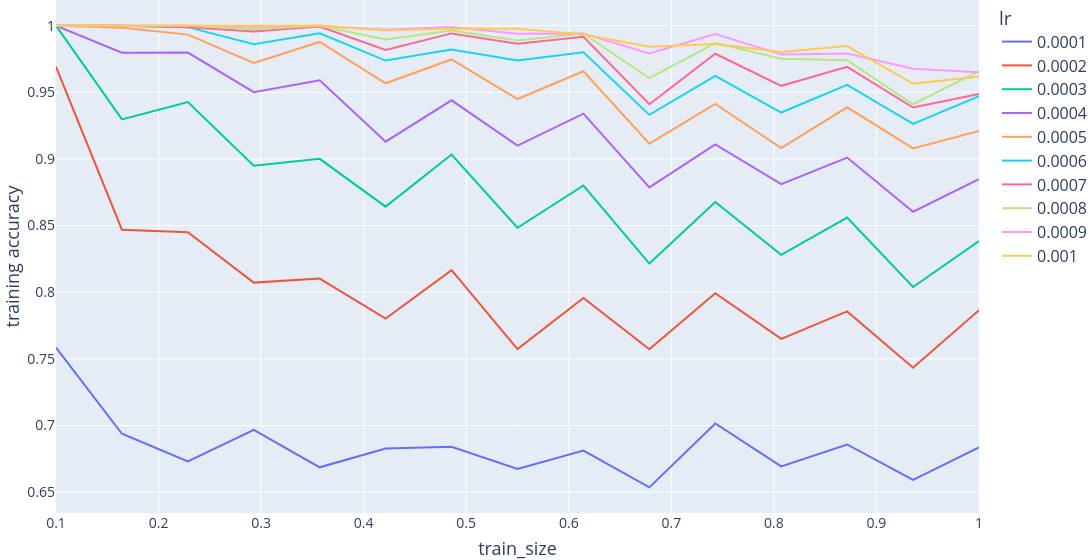
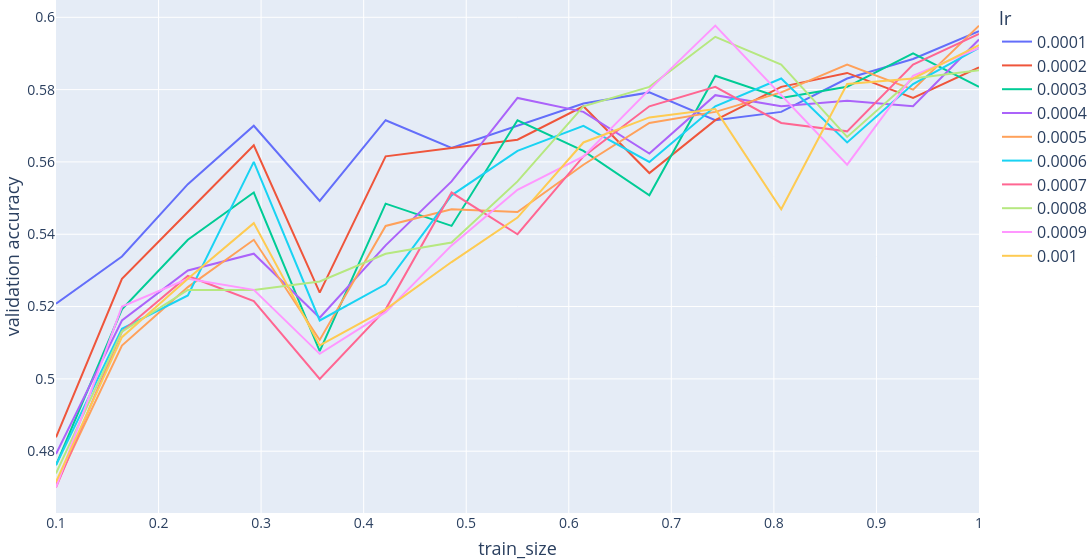

The cell these charts' notebook holds for them, in order:
### Code cell
train_and_plot_learning_curves(
    [
        NN(hidden_layer_sizes=(128, 128), lr=0.0001),
        NN(hidden_layer_sizes=(128, 128), lr=0.0002),
        NN(hidden_layer_sizes=(128, 128), lr=0.0003),
        NN(hidden_layer_sizes=(128, 128), lr=0.0004),
        NN(hidden_layer_sizes=(128, 128), lr=0.0005),
        NN(hidden_layer_sizes=(128, 128), lr=0.0006),
        NN(hidden_layer_sizes=(128, 128), lr=0.0007),
        NN(hidden_layer_sizes=(128, 128), lr=0.0008),
        NN(hidden_layer_sizes=(128, 128), lr=0.0009),
        NN(hidden_layer_sizes=(128, 128), lr=0.001),
    ],
    wine_X_tr,
    wine_y_tr,
    wine_X_val,
    wine_y_val,
    seed,
    "lr"
)

### Figure 1 — Plotly figure (JSON) as saved in the notebook; plotly's stock layout.template omitted (floating-point values rounded to 4 significant figures)
{"data": [{"hovertemplate": "lr=0.0001<br>train_size=%{x}<br>training accuracy=%{y}<extra></extra>", "legendgroup": "0.0001", "line": {"color": "#636efa", "dash": "solid"}, "marker": {"symbol": "circle"}, "mode": "lines", "name": "0.0001", "orientation": "v", "showlegend": true, "type": "scatter", "x": [0.1, 0.1643, 0.2286, 0.2929, 0.3571, 0.4214, 0.4857, 0.55, 0.6143, 0.6786, 0.7429, 0.8071, 0.8714, 0.9357, 1.0], "xaxis": "x", "y": [0.7584, 0.6937, 0.673, 0.6968, 0.6686, 0.6827, 0.6839, 0.6673, 0.6812, 0.6536, 0.7015, 0.6693, 0.6857, 0.6591, 0.6836], "yaxis": "y"}, {"hovertemplate": "lr=0.0002<br>train_size=%{x}<br>training accuracy=%{y}<extra></extra>", "legendgroup": "0.0002", "line": {"color": "#EF553B", "dash": "solid"}, "marker": {"symbol": "circle"}, "mode": "lines", "name": "0.0002", "orientation": "v", "showlegend": true, "type": "scatter", "x": [0.1, 0.1643, 0.2286, 0.2929, 0.3571, 0.4214, 0.4857, 0.55, 0.6143, 0.6786, 0.7429, 0.8071, 0.8714, 0.9357, 1.0], "xaxis": "x", "y": [0.9692, 0.8469, 0.8449, 0.8072, 0.8102, 0.7801, 0.8166, 0.7573, 0.7957, 0.7572, 0.7992, 0.765, 0.7856, 0.7433, 0.7865], "yaxis": "y"}, {"hovertemplate": "lr=0.0003<br>train_size=%{x}<br>training accuracy=%{y}<extra></extra>", "legendgroup": "0.0003", "line": {"color": "#00cc96", "dash": "solid"}, "marker": {"symbol": "circle"}, "mode": "lines", "name": "0.0003", "orientation": "v", "showlegend": true, "type": "scatter", "x": [0.1, 0.1643, 0.2286, 0.2929, 0.3571, 0.4214, 0.4857, 0.55, 0.6143, 0.6786, 0.7429, 0.8071, 0.8714, 0.9357, 1.0], "xaxis": "x", "y": [1.0, 0.9297, 0.9427, 0.8948, 0.9001, 0.8642, 0.9033, 0.8483, 0.8801, 0.8215, 0.8677, 0.828, 0.856, 0.8039, 0.8383], "yaxis": "y"}, {"hovertemplate": "lr=0.0004<br>train_size=%{x}<br>training accuracy=%{y}<extra></extra>", "legendgroup": "0.0004", "line": {"color": "#ab63fa", "dash": "solid"}, "marker": {"symbol": "circle"}, "mode": "lines", "name": "0.0004", "orientation": "v", "showlegend": true, "type": "scatter", "x": [0.1, 0.1643, 0.2286, 0.2929, 0.3571, 0.4214, 0.4857, 0.55, 0.6143, 0.6786, 0.7429, 0.8071, 0.8714, 0.9357, 1.0], "xaxis": "x", "y": [1.0, 0.9797, 0.9798, 0.95, 0.959, 0.9129, 0.944, 0.9099, 0.934, 0.8786, 0.9109, 0.8811, 0.901, 0.8604, 0.8848], "yaxis": "y"}, {"hovertemplate": "lr=0.0005<br>train_size=%{x}<br>training accuracy=%{y}<extra></extra>", "legendgroup": "0.0005", "line": {"color": "#FFA15A", "dash": "solid"}, "marker": {"symbol": "circle"}, "mode": "lines", "name": "0.0005", "orientation": "v", "showlegend": true, "type": "scatter", "x": [0.1, 0.1643, 0.2286, 0.2929, 0.3571, 0.4214, 0.4857, 0.55, 0.6143, 0.6786, 0.7429, 0.8071, 0.8714, 0.9357, 1.0], "xaxis": "x", "y": [1.0, 0.9984, 0.9933, 0.972, 0.9878, 0.9568, 0.9746, 0.9449, 0.9657, 0.9115, 0.9413, 0.9081, 0.9387, 0.9078, 0.921], "yaxis": "y"}, {"hovertemplate": "lr=0.0006<br>train_size=%{x}<br>training accuracy=%{y}<extra></extra>", "legendgroup": "0.0006", "line": {"color": "#19d3f3", "dash": "solid"}, "marker": {"symbol": "circle"}, "mode": "lines", "name": "0.0006", "orientation": "v", "showlegend": true, "type": "scatter", "x": [0.1, 0.1643, 0.2286, 0.2929, 0.3571, 0.4214, 0.4857, 0.55, 0.6143, 0.6786, 0.7429, 0.8071, 0.8714, 0.9357, 1.0], "xaxis": "x", "y": [1.0, 1.0, 0.9989, 0.986, 0.9942, 0.9738, 0.982, 0.9739, 0.9799, 0.9331, 0.9623, 0.9348, 0.9555, 0.9262, 0.9471], "yaxis": "y"}, {"hovertemplate": "lr=0.0007<br>train_size=%{x}<br>training accuracy=%{y}<extra></extra>", "legendgroup": "0.0007", "line": {"color": "#FF6692", "dash": "solid"}, "marker": {"symbol": "circle"}, "mode": "lines", "name": "0.0007", "orientation": "v", "showlegend": true, "type": "scatter", "x": [0.1, 0.1643, 0.2286, 0.2929, 0.3571, 0.4214, 0.4857, 0.55, 0.6143, 0.6786, 0.7429, 0.8071, 0.8714, 0.9357, 1.0], "xaxis": "x", "y": [1.0, 1.0, 0.9989, 0.9956, 0.9993, 0.9817, 0.9942, 0.9865, 0.9916, 0.941, 0.9789, 0.9548, 0.9691, 0.9386, 0.9487], "yaxis": "y"}, {"hovertemplate": "lr=0.0008<br>train_size=%{x}<br>training accuracy=%{y}<extra></extra>", "legendgroup": "0.0008", "line": {"color": "#B6E880", "dash": "solid"}, "marker": {"symbol": "circle"}, "mode": "lines", "name": "0.0008", "orientation": "v", "showlegend": true, "type": "scatter", "x": [0.1, 0.1643, 0.2286, 0.2929, 0.3571, 0.4214, 0.4857, 0.55, 0.6143, 0.6786, 0.7429, 0.8071, 0.8714, 0.9357, 1.0], "xaxis": "x", "y": [1.0, 1.0, 1.0, 0.9974, 1.0, 0.9896, 0.9963, 0.9888, 0.9941, 0.9607, 0.9869, 0.9752, 0.9741, 0.941, 0.9656], "yaxis": "y"}, {"hovertemplate": "lr=0.0009<br>train_size=%{x}<br>training accuracy=%{y}<extra></extra>", "legendgroup": "0.0009", "line": {"color": "#FF97FF", "dash": "solid"}, "marker": {"symbol": "circle"}, "mode": "lines", "name": "0.0009", "orientation": "v", "showlegend": true, "type": "scatter", "x": [0.1, 0.1643, 0.2286, 0.2929, 0.3571, 0.4214, 0.4857, 0.55, 0.6143, 0.6786, 0.7429, 0.8071, 0.8714, 0.9357, 1.0], "xaxis": "x", "y": [1.0, 1.0, 1.0, 0.9991, 1.0, 0.997, 0.9989, 0.9939, 0.9941, 0.9792, 0.9938, 0.9784, 0.9791, 0.9676, 0.9651], "yaxis": "y"}, {"hovertemplate": "lr=0.001<br>train_size=%{x}<br>training accuracy=%{y}<extra></extra>", "legendgroup": "0.001", "line": {"color": "#FECB52", "dash": "solid"}, "marker": {"symbol": "circle"}, "mode": "lines", "name": "0.001", "orientation": "v", "showlegend": true, "type": "scatter", "x": [0.1, 0.1643, 0.2286, 0.2929, 0.3571, 0.4214, 0.4857, 0.55, 0.6143, 0.6786, 0.7429, 0.8071, 0.8714, 0.9357, 1.0], "xaxis": "x", "y": [1.0, 1.0, 1.0, 1.0, 1.0, 0.9963, 0.9979, 0.9977, 0.9933, 0.9841, 0.9862, 0.9803, 0.9847, 0.9564, 0.9618], "yaxis": "y"}], "layout": {"font": {"size": 18}, "legend": {"font": {"size": 16}, "title": {"text": "lr"}, "tracegroupgap": 0}, "margin": {"b": 0, "l": 0, "r": 0, "t": 0}, "width": 1200, "xaxis": {"anchor": "y", "domain": [0, 1], "tickfont": {"size": 14}, "title": {"font": {"size": 18}, "text": "train_size"}}, "yaxis": {"anchor": "x", "domain": [0, 1], "tickfont": {"size": 14}, "title": {"font": {"size": 18}, "text": "training accuracy"}}}}

### Figure 2 — Plotly figure (JSON) as saved in the notebook; plotly's stock layout.template omitted (floating-point values rounded to 4 significant figures)
{"data": [{"hovertemplate": "lr=0.0001<br>train_size=%{x}<br>validation accuracy=%{y}<extra></extra>", "legendgroup": "0.0001", "line": {"color": "#636efa", "dash": "solid"}, "marker": {"symbol": "circle"}, "mode": "lines", "name": "0.0001", "orientation": "v", "showlegend": true, "type": "scatter", "x": [0.1, 0.1643, 0.2286, 0.2929, 0.3571, 0.4214, 0.4857, 0.55, 0.6143, 0.6786, 0.7429, 0.8071, 0.8714, 0.9357, 1.0], "xaxis": "x", "y": [0.5208, 0.5338, 0.5538, 0.57, 0.5492, 0.5715, 0.5638, 0.57, 0.5762, 0.5792, 0.5715, 0.5738, 0.5831, 0.5885, 0.5962], "yaxis": "y"}, {"hovertemplate": "lr=0.0002<br>train_size=%{x}<br>validation accuracy=%{y}<extra></extra>", "legendgroup": "0.0002", "line": {"color": "#EF553B", "dash": "solid"}, "marker": {"symbol": "circle"}, "mode": "lines", "name": "0.0002", "orientation": "v", "showlegend": true, "type": "scatter", "x": [0.1, 0.1643, 0.2286, 0.2929, 0.3571, 0.4214, 0.4857, 0.55, 0.6143, 0.6786, 0.7429, 0.8071, 0.8714, 0.9357, 1.0], "xaxis": "x", "y": [0.4838, 0.5277, 0.5462, 0.5646, 0.5238, 0.5615, 0.5638, 0.5662, 0.5754, 0.5569, 0.5715, 0.5808, 0.5846, 0.5777, 0.5862], "yaxis": "y"}, {"hovertemplate": "lr=0.0003<br>train_size=%{x}<br>validation accuracy=%{y}<extra></extra>", "legendgroup": "0.0003", "line": {"color": "#00cc96", "dash": "solid"}, "marker": {"symbol": "circle"}, "mode": "lines", "name": "0.0003", "orientation": "v", "showlegend": true, "type": "scatter", "x": [0.1, 0.1643, 0.2286, 0.2929, 0.3571, 0.4214, 0.4857, 0.55, 0.6143, 0.6786, 0.7429, 0.8071, 0.8714, 0.9357, 1.0], "xaxis": "x", "y": [0.4762, 0.5192, 0.5385, 0.5515, 0.5077, 0.5485, 0.5423, 0.5715, 0.5631, 0.5508, 0.5838, 0.5777, 0.5808, 0.59, 0.5808], "yaxis": "y"}, {"hovertemplate": "lr=0.0004<br>train_size=%{x}<br>validation accuracy=%{y}<extra></extra>", "legendgroup": "0.0004", "line": {"color": "#ab63fa", "dash": "solid"}, "marker": {"symbol": "circle"}, "mode": "lines", "name": "0.0004", "orientation": "v", "showlegend": true, "type": "scatter", "x": [0.1, 0.1643, 0.2286, 0.2929, 0.3571, 0.4214, 0.4857, 0.55, 0.6143, 0.6786, 0.7429, 0.8071, 0.8714, 0.9357, 1.0], "xaxis": "x", "y": [0.4792, 0.5162, 0.53, 0.5346, 0.5169, 0.5369, 0.5546, 0.5777, 0.5738, 0.5623, 0.5785, 0.5754, 0.5769, 0.5754, 0.5938], "yaxis": "y"}, {"hovertemplate": "lr=0.0005<br>train_size=%{x}<br>validation accuracy=%{y}<extra></extra>", "legendgroup": "0.0005", "line": {"color": "#FFA15A", "dash": "solid"}, "marker": {"symbol": "circle"}, "mode": "lines", "name": "0.0005", "orientation": "v", "showlegend": true, "type": "scatter", "x": [0.1, 0.1643, 0.2286, 0.2929, 0.3571, 0.4214, 0.4857, 0.55, 0.6143, 0.6786, 0.7429, 0.8071, 0.8714, 0.9357, 1.0], "xaxis": "x", "y": [0.4708, 0.5092, 0.5254, 0.5385, 0.5108, 0.5423, 0.5469, 0.5462, 0.5592, 0.5708, 0.5738, 0.5792, 0.5869, 0.58, 0.5977], "yaxis": "y"}, {"hovertemplate": "lr=0.0006<br>train_size=%{x}<br>validation accuracy=%{y}<extra></extra>", "legendgroup": "0.0006", "line": {"color": "#19d3f3", "dash": "solid"}, "marker": {"symbol": "circle"}, "mode": "lines", "name": "0.0006", "orientation": "v", "showlegend": true, "type": "scatter", "x": [0.1, 0.1643, 0.2286, 0.2929, 0.3571, 0.4214, 0.4857, 0.55, 0.6143, 0.6786, 0.7429, 0.8071, 0.8714, 0.9357, 1.0], "xaxis": "x", "y": [0.4762, 0.5138, 0.5231, 0.56, 0.5162, 0.5262, 0.5508, 0.5631, 0.57, 0.56, 0.5754, 0.5831, 0.5654, 0.5815, 0.5915], "yaxis": "y"}, {"hovertemplate": "lr=0.0007<br>train_size=%{x}<br>validation accuracy=%{y}<extra></extra>", "legendgroup": "0.0007", "line": {"color": "#FF6692", "dash": "solid"}, "marker": {"symbol": "circle"}, "mode": "lines", "name": "0.0007", "orientation": "v", "showlegend": true, "type": "scatter", "x": [0.1, 0.1643, 0.2286, 0.2929, 0.3571, 0.4214, 0.4857, 0.55, 0.6143, 0.6786, 0.7429, 0.8071, 0.8714, 0.9357, 1.0], "xaxis": "x", "y": [0.47, 0.5131, 0.5285, 0.5215, 0.5, 0.5192, 0.5515, 0.54, 0.5615, 0.5754, 0.5808, 0.5708, 0.5685, 0.5869, 0.5954], "yaxis": "y"}, {"hovertemplate": "lr=0.0008<br>train_size=%{x}<br>validation accuracy=%{y}<extra></extra>", "legendgroup": "0.0008", "line": {"color": "#B6E880", "dash": "solid"}, "marker": {"symbol": "circle"}, "mode": "lines", "name": "0.0008", "orientation": "v", "showlegend": true, "type": "scatter", "x": [0.1, 0.1643, 0.2286, 0.2929, 0.3571, 0.4214, 0.4857, 0.55, 0.6143, 0.6786, 0.7429, 0.8071, 0.8714, 0.9357, 1.0], "xaxis": "x", "y": [0.4738, 0.5131, 0.5246, 0.5246, 0.5269, 0.5346, 0.5377, 0.5546, 0.5754, 0.5808, 0.5946, 0.5869, 0.5669, 0.5831, 0.5854], "yaxis": "y"}, {"hovertemplate": "lr=0.0009<br>train_size=%{x}<br>validation accuracy=%{y}<extra></extra>", "legendgroup": "0.0009", "line": {"color": "#FF97FF", "dash": "solid"}, "marker": {"symbol": "circle"}, "mode": "lines", "name": "0.0009", "orientation": "v", "showlegend": true, "type": "scatter", "x": [0.1, 0.1643, 0.2286, 0.2929, 0.3571, 0.4214, 0.4857, 0.55, 0.6143, 0.6786, 0.7429, 0.8071, 0.8714, 0.9357, 1.0], "xaxis": "x", "y": [0.47, 0.52, 0.5277, 0.5246, 0.5069, 0.5185, 0.5369, 0.5523, 0.5615, 0.58, 0.5977, 0.5785, 0.5592, 0.5838, 0.5915], "yaxis": "y"}, {"hovertemplate": "lr=0.001<br>train_size=%{x}<br>validation accuracy=%{y}<extra></extra>", "legendgroup": "0.001", "line": {"color": "#FECB52", "dash": "solid"}, "marker": {"symbol": "circle"}, "mode": "lines", "name": "0.001", "orientation": "v", "showlegend": true, "type": "scatter", "x": [0.1, 0.1643, 0.2286, 0.2929, 0.3571, 0.4214, 0.4857, 0.55, 0.6143, 0.6786, 0.7429, 0.8071, 0.8714, 0.9357, 1.0], "xaxis": "x", "y": [0.4715, 0.5115, 0.5277, 0.5431, 0.5092, 0.5192, 0.5323, 0.5446, 0.5654, 0.5723, 0.5746, 0.5469, 0.5815, 0.5831, 0.5923], "yaxis": "y"}], "layout": {"font": {"size": 18}, "legend": {"font": {"size": 16}, "title": {"text": "lr"}, "tracegroupgap": 0}, "margin": {"b": 0, "l": 0, "r": 0, "t": 0}, "width": 1200, "xaxis": {"anchor": "y", "domain": [0, 1], "tickfont": {"size": 14}, "title": {"font": {"size": 18}, "text": "train_size"}}, "yaxis": {"anchor": "x", "domain": [0, 1], "tickfont": {"size": 14}, "title": {"font": {"size": 18}, "text": "validation accuracy"}}}}
